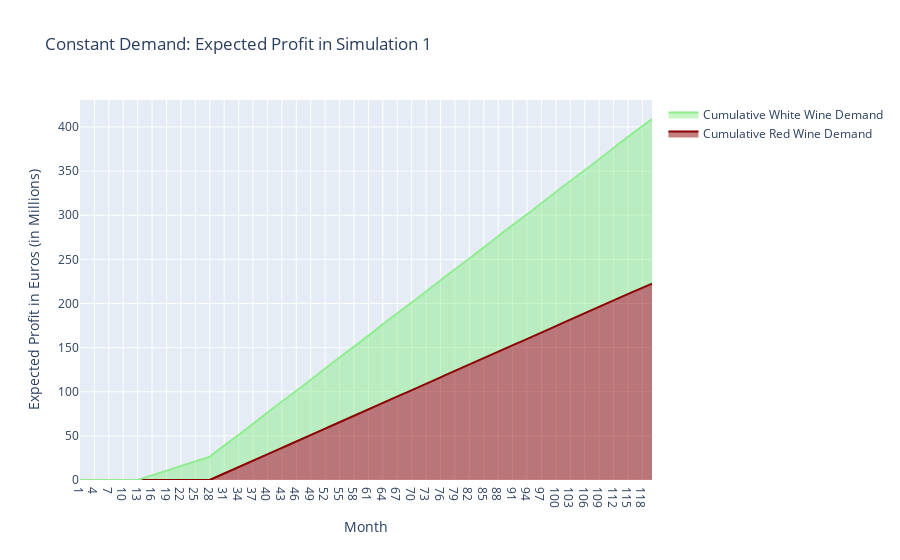

The notebook cell this image was saved under:
### Code cell
# Assuming df is your DataFrame containing the data
df = df1_sim1.copy()

# Convert 'Month' to datetime for proper sorting and display
df['Month'] = pd.to_datetime(df['Month'])

# Aggregate monthly total demand for Red and White wine across all countries
df['Total_Red_Demand'] = df[red_columns].sum(axis=1)
df['Total_White_Demand'] = df[white_columns].sum(axis=1)

# Calculate cumulative sum for each type of wine
df['Cumulative_Red_Demand'] = df['Total_Red_Demand'].cumsum() * 125 # 'Red_Wine_1': 125,
df['Cumulative_White_Demand'] = df['Total_White_Demand'].cumsum() * 90 # 'White_Wine_1': 90,

# Create a list of months
months = list(range(1, len(df) + 1))

# Create stacked line plot
fig = go.Figure()

# Stacked red wine demand
fig.add_trace(go.Scatter(
    x=months,
    y=df['Cumulative_Red_Demand'],
    mode='lines',
    name='Cumulative Red Wine Demand',
    stackgroup='one',
    marker_color='darkred'
))

# Stacked white wine demand
fig.add_trace(go.Scatter(
    x=months,
    y=df['Cumulative_White_Demand'],
    mode='lines',
    name='Cumulative White Wine Demand',
    stackgroup='one',
    marker_color='lightgreen'
))

fig.update_layout(
    title="Constant Demand: Expected Profit in Simulation 1",
    xaxis_title="Month",
    yaxis_title="Expected Profit in Euros (in Millions)",
    hovermode="x unified",
    xaxis={'type': 'category'},  #
)

fig.show()

### Figure 1 — Plotly figure (JSON) as saved in the notebook; plotly's stock layout.template omitted (floating-point values rounded to 4 significant figures)
{"data": [{"marker": {"color": "darkred"}, "mode": "lines", "name": "Cumulative Red Wine Demand", "stackgroup": "one", "type": "scatter", "x": [1, 2, 3, 4, 5, 6, 7, 8, 9, 10, 11, 12, 13, 14, 15, 16, 17, 18, 19, 20, 21, 22, 23, 24, 25, 26, 27, 28, 29, 30, 31, 32, 33, 34, 35, 36, 37, 38, 39, 40, 41, 42, 43, 44, 45, 46, 47, 48, 49, 50, 51, 52, 53, 54, 55, 56, 57, 58, 59, 60, 61, 62, 63, 64, 65, 66, 67, 68, 69, 70, 71, 72, 73, 74, 75, 76, 77, 78, 79, 80, 81, 82, 83, 84, 85, 86, 87, 88, 89, 90, 91, 92, 93, 94, 95, 96, 97, 98, 99, 100, 101, 102, 103, 104, 105, 106, 107, 108, 109, 110, 111, 112, 113, 114, 115, 116, 117, 118, 119, 120], "y": [0, 0, 0, 0, 0, 0, 0, 0, 0, 0, 0, 0, 0, 0, 0, 0, 0, 0, 0, 0, 0, 0, 0, 0, 0, 0, 0, 0, 2.526, 5.008, 7.429, 9.79, 12.11, 14.41, 16.72, 19.08, 21.51, 23.99, 26.51, 29.06, 31.58, 34.06, 36.49, 38.85, 41.16, 43.46, 45.78, 48.14, 50.56, 53.04, 55.57, 58.11, 60.64, 63.12, 65.54, 67.9, 70.22, 72.52, 74.84, 77.2, 79.62, 82.1, 84.63, 87.17, 89.69, 92.18, 94.6, 96.96, 99.28, 101.6, 103.9, 106.3, 108.7, 111.2, 113.7, 116.2, 118.8, 121.2, 123.7, 126.0, 128.3, 130.6, 132.9, 135.3, 137.7, 140.2, 142.7, 145.3, 147.8, 150.3, 152.7, 155.1, 157.4, 159.7, 162.0, 164.4, 166.8, 169.3, 171.8, 174.3, 176.9, 179.3, 181.8, 184.1, 186.4, 188.7, 191.1, 193.4, 195.8, 198.3, 200.9, 203.4, 205.9, 208.4, 210.8, 213.2, 215.5, 217.8, 220.1, 222.5]}, {"marker": {"color": "lightgreen"}, "mode": "lines", "name": "Cumulative White Wine Demand", "stackgroup": "one", "type": "scatter", "x": [1, 2, 3, 4, 5, 6, 7, 8, 9, 10, 11, 12, 13, 14, 15, 16, 17, 18, 19, 20, 21, 22, 23, 24, 25, 26, 27, 28, 29, 30, 31, 32, 33, 34, 35, 36, 37, 38, 39, 40, 41, 42, 43, 44, 45, 46, 47, 48, 49, 50, 51, 52, 53, 54, 55, 56, 57, 58, 59, 60, 61, 62, 63, 64, 65, 66, 67, 68, 69, 70, 71, 72, 73, 74, 75, 76, 77, 78, 79, 80, 81, 82, 83, 84, 85, 86, 87, 88, 89, 90, 91, 92, 93, 94, 95, 96, 97, 98, 99, 100, 101, 102, 103, 104, 105, 106, 107, 108, 109, 110, 111, 112, 113, 114, 115, 116, 117, 118, 119, 120], "y": [0, 0, 0, 0, 0, 0, 0, 0, 0, 0, 0, 0, 0, 1.787, 3.606, 5.436, 7.255, 9.042, 10.79, 12.49, 14.15, 15.81, 17.48, 19.18, 20.92, 22.71, 24.53, 26.36, 28.18, 29.96, 31.71, 33.41, 35.07, 36.73, 38.4, 40.1, 41.84, 43.63, 45.45, 47.28, 49.1, 50.88, 52.63, 54.33, 55.99, 57.65, 59.32, 61.02, 62.76, 64.55, 66.37, 68.2, 70.02, 71.8, 73.55, 75.25, 76.91, 78.57, 80.24, 81.94, 83.68, 85.47, 87.29, 89.12, 90.94, 92.72, 94.47, 96.17, 97.84, 99.49, 101.2, 102.9, 104.6, 106.4, 108.2, 110.0, 111.9, 113.6, 115.4, 117.1, 118.8, 120.4, 122.1, 123.8, 125.5, 127.3, 129.1, 131.0, 132.8, 134.6, 136.3, 138.0, 139.7, 141.3, 143.0, 144.7, 146.4, 148.2, 150.0, 151.9, 153.7, 155.5, 157.2, 158.9, 160.6, 162.3, 163.9, 165.6, 167.4, 169.2, 171.0, 172.8, 174.6, 176.4, 178.1, 179.8, 181.5, 183.2, 184.8, 186.5]}], "layout": {"hovermode": "x unified", "title": {"text": "Constant Demand: Expected Profit in Simulation 1"}, "xaxis": {"title": {"text": "Month"}, "type": "category"}, "yaxis": {"title": {"text": "Expected Profit in Euros (in Millions)"}}}}
